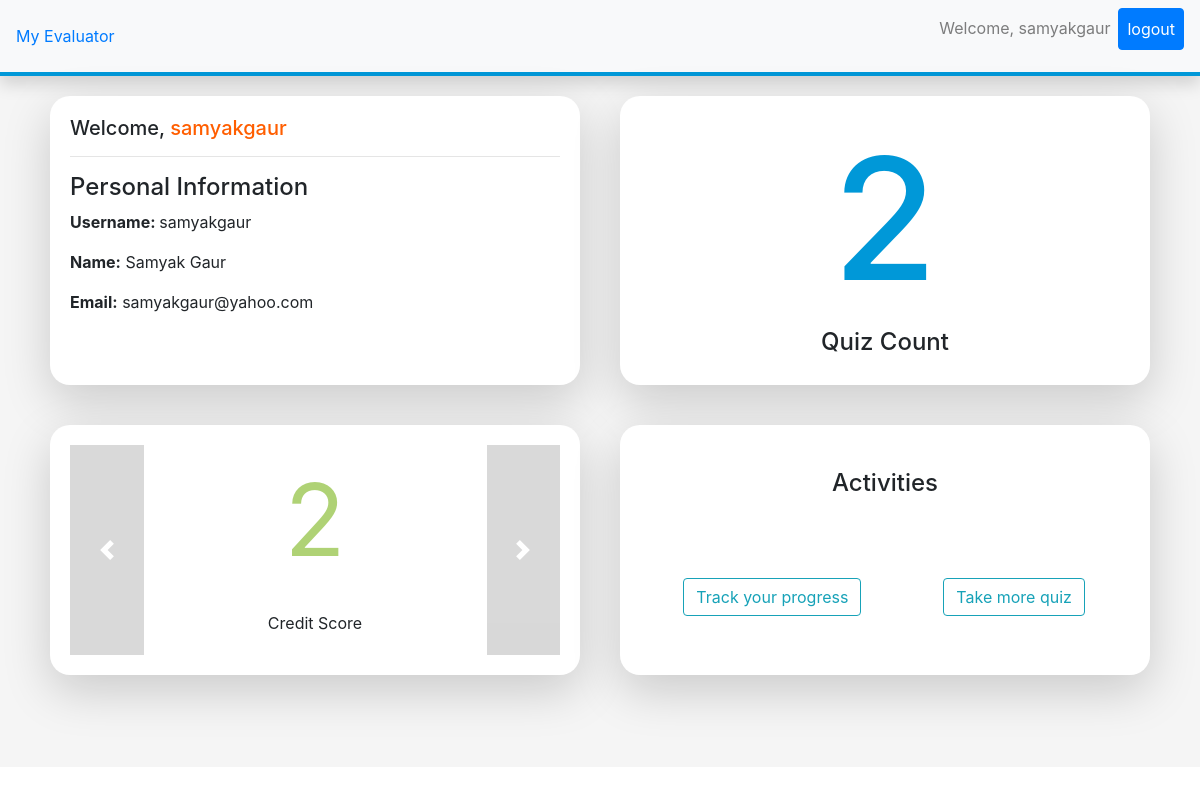
The app's page / (signed in), older data.
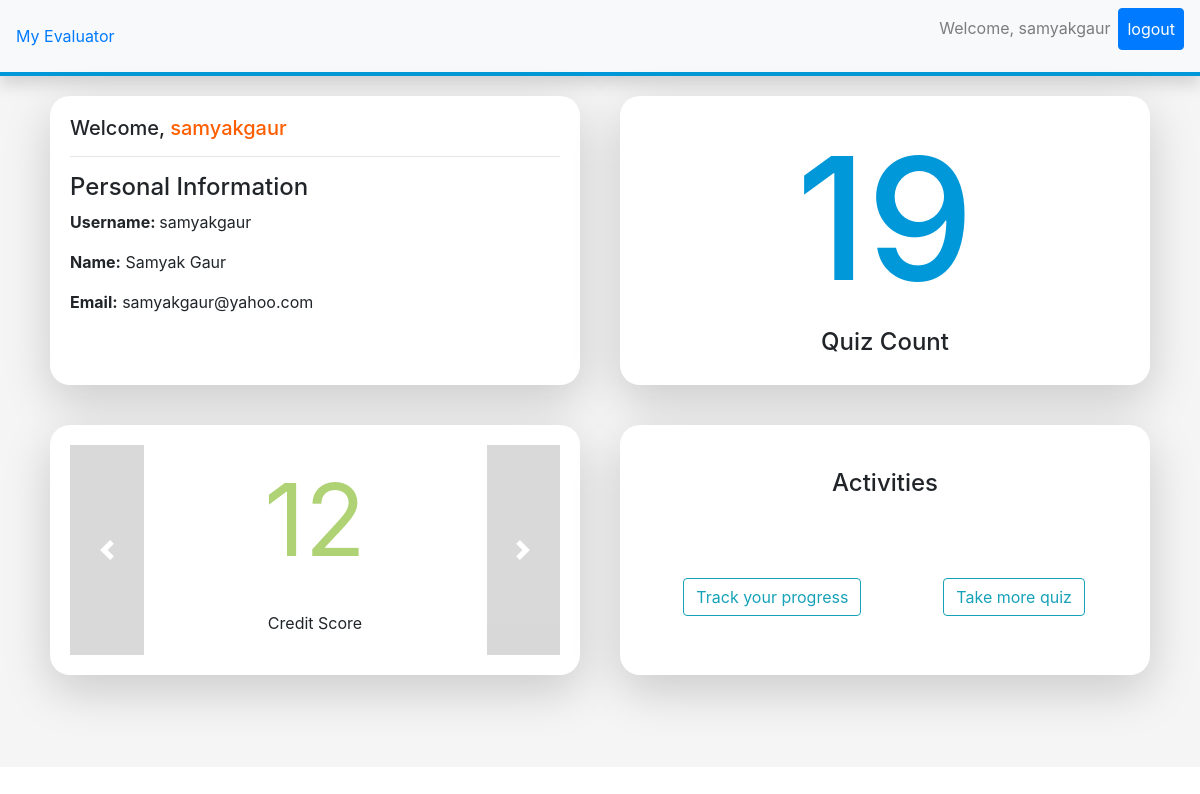
The same page, newer data.
### quiz/models.py (models this page shows, shortened)
class Progress(models.Model):
    user = models.OneToOneField(settings.AUTH_USER_MODEL, verbose_name=_("User"), on_delete=models.CASCADE)
    score = models.CharField(validators=[validate_comma_separated_integer_list], max_length=1024,
                                              verbose_name=_("Score"))
    correct_answer = models.CharField(max_length=10, verbose_name=_('Correct Answers'))
    wrong_answer = models.CharField(max_length=10, verbose_name=_('Wrong Answers'))
    credit  =   models.IntegerField(default=0)
    quiz_no =   models.IntegerField()
    objects = ProgressManager()
    class Meta:
        verbose_name = _("User Progress")
        verbose_name_plural = _("User progress records")

### quiz/views.py (the view)
def index(request):
    obj = Progress.objects.get(user=request.user)
    cat = Category.objects.all()
    return render(request, 'index.html', {'obj':obj,'cat':cat})

### quiz/templates/index.html (shortened to what this page needs)
{% extends "base.html" %}
{% block content %}
{% if user.is_authenticated %}
    <section style="background-color:rgb(245,245,245)
    !important; ">
        <div class="container">
          <div class="row">
            <div class="col shadow-lg" style="margin: 20px; background-color: white; padding: 20px; border-radius: 20px; box-shadow: grey!important;">
            <h5>Welcome, <span style="color: rgb(255,94,0);">{{ user.username}}</span></h5>      <hr><h4 style="margin-bottom: 8px;">Personal Information</h4>
                <p><b>Username: </b> {{user.username}}</p>
                <p><b>Name:</b> {{user.first_name}} {{user.last_name}}</p>
                <p><b>Email:</b> {{user.email}}</p>
            </div>
            <div class="col shadow-lg overflow-auto" style="margin: 20px; background-color: white; padding: 20px;  border-radius: 20px;">
                <div >
                    <h4 class="text-center" style="font-size: 170px; color: rgb(0,152,216);">{{ obj.quiz_no }}</h4>
                </div>
                <center> <h4>Quiz Count</h4> </center>
            </div>
            </div>
        </div>
        <div class="container">
            <div class="row">
              <div class="col shadow-lg" style="margin: 20px; background-color: white; padding: 20px; border-radius: 20px; box-shadow: grey!important;">
                <div id="carouselExampleControls" class="carousel slide" data-ride="carousel">
                    <div class="carousel-inner" style="height: 210px;">
                      <div class="carousel-item active">
                        <center>
                        <p style="font-size: 100px!important; color: #AFD275;">{{ obj.credit }}</p>
                        <p>Credit Score</p>
                        </center>
                      </div>
                    </div>
                    <a class="carousel-control-prev"  style="background-color: rgba(0,0,0,.3)!important;" href="#carouselExampleControls" role="button" data-slide="prev">
                      <span class="carousel-control-prev-icon" aria-hidden="true"></span>
                    </a>
                    <a class="carousel-control-next" href="#carouselExampleControls" role="button" data-slide="next" style="background-color: rgba(0,0,0,.3)!important;">
                      <span class="carousel-control-next-icon" aria-hidden="true"></span>
                    </a>
                  </div>
              </div>
              <div class="col shadow-lg overflow-auto" style="margin: 20px; background-color: white; padding: 20px;  border-radius: 20px;">
                <br>
                <div class="row">
                  <div class="col-sm-6 offset-3"><center> <h4>Activities</h4> </center></div>
                </div>
                <br>
                <br>
                <br>
                  <div class="row">
                     <div class="col-sm-5 offset-1"><a class="btn btn-outline-info" href="{% url 'quiz_progress' %}">Track your progress</a></div>
                     <div class="col-sm-4 offset-1"><a class="btn btn-outline-info" href="{% url 'quiz_index' %}">Take more quiz</a></div>
                  </div>
              </div>
              </div>
          </div>
          <br>
          <br>
          <br>
        </section>
{% endif %}
{% endblock  %}

### quiz/templates/base.html (shortened to what this page needs)
{% load i18n %}
<!DOCTYPE html>
<html xmlns:fb="http://www.facebook.com/2008/fbml" xmlns="http://www.w3.org/1999/xhtml" xml:lang="en" lang="en" dir="ltr">
<head>
  <link rel="stylesheet" href="https://stackpath.bootstrapcdn.com/bootstrap/4.4.1/css/bootstrap.min.css">
</head>
<body>
  <nav class="navbar shadow navbar-expand-lg navbar-light bg-light" style="border-bottom: 4px solid rgb(0,152,216);">
    <a class="navbar-brand-large" href="{% url 'index' %}">My Evaluator</a>
    <div class="collapse navbar-collapse" id="navbarSupportedContent">
      <ul class="navbar-nav ml-auto">
        <li class="nav-item">
          <p class="nav-link">Welcome, {{ user.username }}</p>
        </li>
        <li class="nav-item ">
          {% if user.is_authenticated %}
          <a class="nav-link btn btn-primary" href="{% url 'logout' %}"><span style="color: white;">logout</span></a>
          {% else %}
          <a class="nav-link btn btn-secondary" href="{% url 'login' %}">Login</a>
          {% endif %}
        </li>
      </ul>
    </div>
  </nav>
  <div>
     {% block content %} {% endblock %}
  </div>
</body>
</html>

Row changes from the older to the newer data that the page shows:
changed Progress: quiz_no "2" → "19"; credit "2" → "12"
